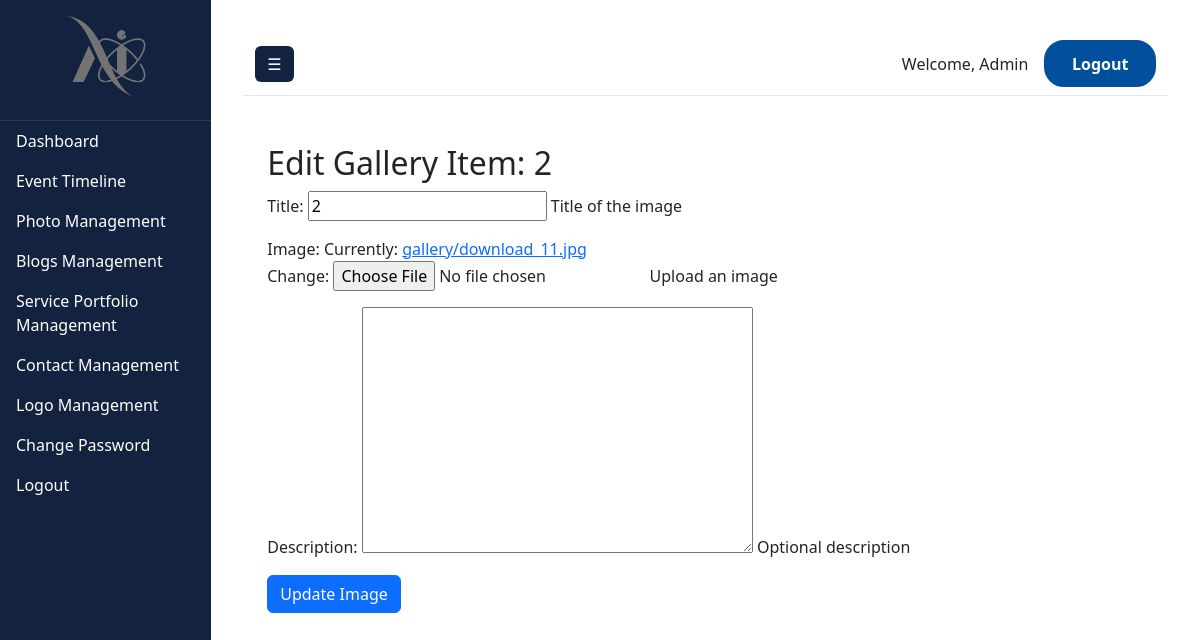
The app's page /gallery/edit/16/ with its own data.
### admin_dashboard/models.py (models this page shows, shortened)
class SiteSettings(models.Model):
    logo = models.ImageField(upload_to='logos/', blank=True, null=True, help_text="Upload the site logo")
    updated_at = models.DateTimeField(auto_now=True)

class Gallery(models.Model):
    title = models.CharField(max_length=200, help_text="Title of the image")
    image = models.ImageField(upload_to='gallery/', help_text="Upload an image")
    description = models.TextField(blank=True, help_text="Optional description")
    created_at = models.DateTimeField(auto_now_add=True)

### admin_dashboard/views.py (the view)
# urls.py: path('gallery/edit/<int:pk>/', views.edit_gallery_item, name='edit_gallery_item'),
def edit_gallery_item(request, pk):
    image = get_object_or_404(Gallery, pk=pk)
    if request.method == 'POST':
        form = GalleryForm(request.POST, request.FILES, instance=image)
        if form.is_valid():
            form.save()
            messages.success(request, "Image updated successfully!")
            return redirect('admin_gallery')
    else:
        form = GalleryForm(instance=image)
    return render(request, 'dashboard/edit_gallery_item.html', {'form': form, 'image': image})

### admin_dashboard/forms.py
class GalleryForm(forms.ModelForm):
    class Meta:
        model = Gallery
        fields = ['title', 'image', 'description']

### admin_dashboard/context_processors.py (called while the page is built)
def site_settings(request):
    site_settings = SiteSettings.objects.first()
    return {'site_settings': site_settings}

### admin_dashboard/templates/dashboard/edit_gallery_item.html (shortened to what this page needs)
{% extends "dashboard/base.html" %}
{% block content %}
<div class="container my-5">
    <h2>Edit Gallery Item: {{ image.title }}</h2>
    <form method="post" enctype="multipart/form-data">
        {{ form.as_p }}
        <button type="submit" class="btn btn-primary">Update Image</button>
    </form>
</div>
{% endblock %}

### admin_dashboard/templates/dashboard/base.html (shortened to what this page needs)
<!DOCTYPE html>
<html lang="en">
<head>
    {% load static %}
    <link href="https://cdn.jsdelivr.net/npm/bootstrap@5.3.0-alpha1/dist/css/bootstrap.min.css" rel="stylesheet">
</head>
<body>
    <div class="d-flex" id="wrapper">
        <div id="sidebar-wrapper">
            <div class="sidebar-heading">
                {% if site_settings and site_settings.logo %}
                    <img src="{{ site_settings.logo.url }}" alt="Admin Logo" class="admin-logo">
                {% else %}
                    <h4>AI Solutions</h4>
                {% endif %}
            </div>
            <div class="list-group list-group-flush">
                <a href="{% url 'admin_dashboard' %}" class="list-group-item list-group-item-action">Dashboard</a>
                <a href="{% url 'admin_event' %}" class="list-group-item list-group-item-action">Event Timeline</a>
                <a href="{% url 'admin_gallery' %}" class="list-group-item list-group-item-action">Photo Management</a>
                <a href="{% url 'admin_blog' %}" class="list-group-item list-group-item-action">Blogs Management</a>
                <a href="{% url 'manage_services' %}" class="list-group-item list-group-item-action">Service Portfolio Management</a>
                <a href="{% url 'manage_contacts' %}" class="list-group-item list-group-item-action">Contact Management</a>
                <a href="{% url 'manage_logo' %}" class="list-group-item list-group-item-action"> Logo Management</a>
                <a href="{% url 'change_password' %}" class="list-group-item list-group-item-action">Change Password</a>
                <a href="{% url 'logout' %}" class="list-group-item list-group-item-action">Logout</a>
            </div>
        </div>
        <div id="page-content-wrapper" class="w-100">
            <nav class="navbar navbar-expand-lg navbar-light">
                <div class="container-fluid">
                    <button class="btn btn-dark" id="menu-toggle">☰</button>
                    <div class="d-flex align-items-center">
                        <span class="me-3">Welcome, Admin</span>
                        <a href="{% url 'logout' %}" class="btn btn-outline-danger">Logout</a>
                    </div>
                </div>
            </nav>
            <div class="container-fluid mt-4">
                {% block content %}
                {% endblock %}
            </div>
        </div>
    </div>
</body>
</html>

### admin_dashboard/templates/dashboard/base.html (style rules this page uses)
#sidebar-wrapper { background-color: #13223f; color: white; min-height: 100vh; }
#sidebar-wrapper .sidebar-heading { font-size: 1.5rem; text-align: center; padding: 1rem; border-bottom: 1px solid rgba(255, 255, 255, 0.1); }
#sidebar-wrapper .list-group-item { color: white; background: none; border: none; transition: background 0.3s ease, color 0.3s ease; }
#page-content-wrapper { background-color: white; padding: 2rem; }
.navbar { background-color: white; border-bottom: 1px solid rgba(0, 0, 0, 0.1); }
.navbar .btn-dark { background-color: #13223f; color: white; border: none; }
.navbar .btn-outline-danger { background: #00509E; color: #FFFFFF; padding: 0.6rem 1.6rem; border-radius: 20px; font-weight: bold; text-decoration: none; border: 2px solid #00509E; transition: all 0.3s; }
.admin-logo { max-width: 150px; margin: 0 auto 0.5rem; display: block; height: 80px; }

### records on screen
SiteSettings: logo (picture)
Gallery: title "2"
